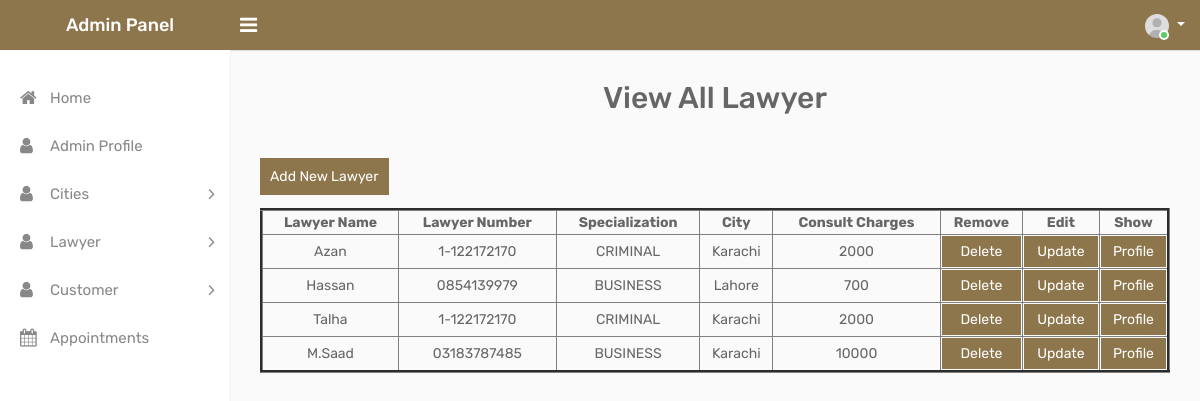
Page /admin/fetch-lawyer.php on the committed database.
### tables this page shows
CREATE TABLE `tbl_lawyer` (
  `d_id` int(11) NOT NULL,
  `d_name` varchar(50) NOT NULL,
  `d_email` varchar(50) NOT NULL,
  `d_phone` varchar(50) NOT NULL,
  `d_username` varchar(50) NOT NULL,
  `d_password` varchar(50) NOT NULL,
  `specialization` int(11) NOT NULL,
  `consult_charges` int(11) DEFAULT NULL,
  `d_image` varchar(100) DEFAULT NULL,
  `city_id` int(11) DEFAULT NULL
);

CREATE TABLE `tbl_specialization` (
  `sp_id` int(11) NOT NULL,
  `specialization_name` varchar(100) NOT NULL
);

CREATE TABLE `tbl_cities` (
  `city_id` int(11) NOT NULL,
  `city_name` varchar(50) NOT NULL
);

### admin/fetch-lawyer.php (the view, shortened to what this page needs)
<?php
    include("connection.php");
    $query = "select * from tbl_lawyer INNER join tbl_specialization on tbl_lawyer.specialization=tbl_specialization.sp_id JOIN tbl_cities ON tbl_lawyer.city_id=tbl_cities.city_id";
    $result = mysqli_query($connection,$query);
?>
<!DOCTYPE html>
<html lang="en">
<head>
    <link rel="stylesheet" type="text/css" href="css/bootstrap.min.css">
    <link rel="stylesheet" type="text/css" href="css/font-awesome.min.css">
    <link rel="stylesheet" type="text/css" href="css/style.css">
</head>
<body>
    <div class="main-wrapper">
        <?php
            include('header.php');
            include('sidebar.php');
        ?>
        <div class="page-wrapper">
            <div class="content">
                    <h2 style="text-align: center;">View All Lawyer</h2>
                    <br><br>
                    <a href="add-new-lawyer.php" style="background-color: #8e764c; color: #fff; padding: 10px;">
                        Add New Lawyer
                    </a>
                    <br><br>
                    <table border="3" style="width: 100%; text-align:center">
                        <thead>
                            <tr>
                                <th>Lawyer Name</th>
                                <th>Lawyer Number</th>
                                <th>Specialization</th>
                                <th>City</th>
                                <th>Consult Charges</th>
                                <th>Remove</th>
                                <th>Edit</th>
                                <th>Show</th>
                            </tr>
                        </thead>
                        <tbody>
                            <?php
                                foreach($result as $row)
                                {
                                    echo "<tr>";
                                        echo "<td>$row[d_name]</td>";
                                        echo "<td>$row[d_phone]</td>";
                                        echo "<td>$row[specialization_name]</td>";
                                        echo "<td>$row[city_name]</td>";
                                        echo "<td>$row[consult_charges]</td>";
                                        echo
                                        "<td>
                                        <a href='delete-lawyer.php?did=$row[d_id]' style='background-color: #8e764c; text-align:center; color: #fff; padding: 5px 2px; display: block;'>Delete</a>
                                        </td>";
                                        echo
                                        "<td>
                                        <a href='edit-lawyer.php?did=$row[d_id]' style='background-color: #8e764c; text-align:center; color: #fff; padding: 5px 2px; display: block;'>Update</a>
                                        </td>";
                                        echo
                                        "<td>
                                        <a href='lawyer-profile.php?did=$row[d_id]' style='background-color: #8e764c; text-align:center; color: #fff; padding: 5px 2px; display: block;'>Profile</a>
                                        </td>";
                                    echo "</tr>";
                                }
                            ?>
                        </tbody>
                    </table>
        </div>
    </div>
</body>
</html>

### rows in the picture
tbl_lawyer: d_name "Azan", d_phone "1-122172170", specialization.specialization_name "CRIMINAL", city.city_name "Karachi", consult_charges "2000"
tbl_lawyer: d_name "Hassan", d_phone "0854139979", specialization.specialization_name "BUSINESS", city.city_name "Lahore", consult_charges "700"
tbl_lawyer: d_name "Talha", d_phone "1-122172170", specialization.specialization_name "CRIMINAL", city.city_name "Karachi", consult_charges "2000"
tbl_lawyer: d_name "M.Saad", d_phone "03183787485", specialization.specialization_name "BUSINESS", city.city_name "Karachi", consult_charges "10000"
